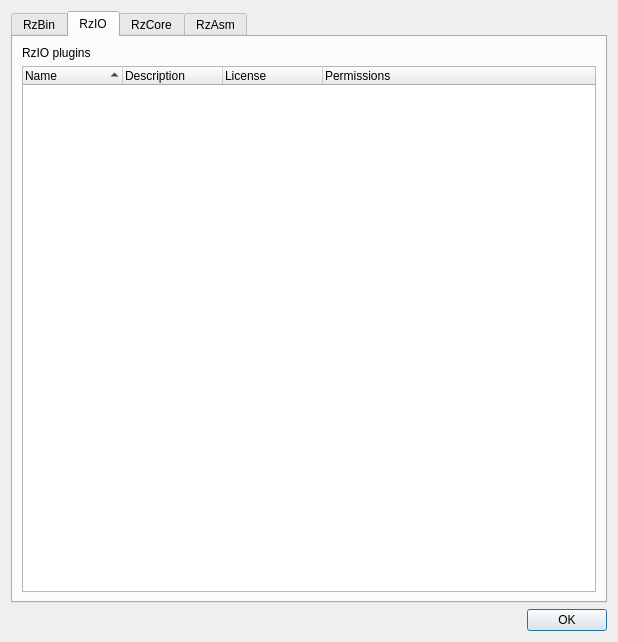
<?xml version="1.0" encoding="UTF-8"?>
<ui version="4.0">
 <class>RizinPluginsDialog</class>
 <widget class="QDialog" name="RizinPluginsDialog">
  <property name="geometry">
   <rect>
    <x>0</x>
    <y>0</y>
    <width>618</width>
    <height>642</height>
   </rect>
  </property>
  <property name="windowTitle">
   <string>Rizin plugin information</string>
  </property>
  <layout class="QVBoxLayout" name="verticalLayout_1">
   <item>
    <widget class="QTabWidget" name="tabWidget">
     <property name="currentIndex">
      <number>1</number>
     </property>
     <widget class="QWidget" name="rzBinTab">
      <attribute name="title">
       <string>RzBin</string>
      </attribute>
      <layout class="QVBoxLayout" name="verticalLayout_2">
       <item>
        <widget class="QLabel" name="rzBinLabel">
         <property name="text">
          <string>RzBin plugins</string>
         </property>
        </widget>
       </item>
       <item>
        <widget class="QTreeWidget" name="rzBinTreeWidget">
         <property name="sortingEnabled">
          <bool>true</bool>
         </property>
         <column>
          <property name="text">
           <string>Name</string>
          </property>
         </column>
         <column>
          <property name="text">
           <string>Description</string>
          </property>
         </column>
         <column>
          <property name="text">
           <string>License</string>
          </property>
         </column>
         <column>
          <property name="text">
           <string>Type</string>
          </property>
         </column>
        </widget>
       </item>
      </layout>
     </widget>
     <widget class="QWidget" name="rzIOTab">
      <attribute name="title">
       <string>RzIO</string>
      </attribute>
      <layout class="QVBoxLayout" name="verticalLayout_3">
       <item>
        <widget class="QLabel" name="rzIOLabel">
         <property name="text">
          <string>RzIO plugins</string>
         </property>
        </widget>
       </item>
       <item>
        <widget class="QTreeWidget" name="rzIOTreeWidget">
         <property name="sortingEnabled">
          <bool>true</bool>
         </property>
         <column>
          <property name="text">
           <string>Name</string>
          </property>
         </column>
         <column>
          <property name="text">
           <string>Description</string>
          </property>
         </column>
         <column>
          <property name="text">
           <string>License</string>
          </property>
         </column>
         <column>
          <property name="text">
           <string>Permissions</string>
          </property>
         </column>
        </widget>
       </item>
      </layout>
     </widget>
     <widget class="QWidget" name="rzCoreTab">
      <attribute name="title">
       <string>RzCore</string>
      </attribute>
      <layout class="QVBoxLayout" name="verticalLayout_4">
       <item>
        <widget class="QLabel" name="rzCoreLabel">
         <property name="text">
          <string>RzCore plugins</string>
         </property>
        </widget>
       </item>
       <item>
        <widget class="QTreeWidget" name="rzCoreTreeWidget">
         <property name="sortingEnabled">
          <bool>true</bool>
         </property>
         <column>
          <property name="text">
           <string>Name</string>
          </property>
         </column>
         <column>
          <property name="text">
           <string>Description</string>
          </property>
         </column>
         <column>
          <property name="text">
           <string>License</string>
          </property>
         </column>
        </widget>
       </item>
      </layout>
     </widget>
     <widget class="QWidget" name="rzAsmTab">
      <attribute name="title">
       <string>RzAsm</string>
      </attribute>
      <layout class="QVBoxLayout" name="verticalLayout_5">
       <item>
        <widget class="QLabel" name="rzAsmLabel">
         <property name="text">
          <string>RzAsm plugins</string>
         </property>
        </widget>
       </item>
       <item>
        <widget class="QTreeWidget" name="rzAsmTreeWidget">
         <property name="sortingEnabled">
          <bool>true</bool>
         </property>
         <column>
          <property name="text">
           <string>Name</string>
          </property>
         </column>
         <column>
          <property name="text">
           <string>Architecture</string>
          </property>
         </column>
         <column>
          <property name="text">
           <string>CPU's</string>
          </property>
         </column>
         <column>
          <property name="text">
           <string>Version</string>
          </property>
         </column>
         <column>
          <property name="text">
           <string>Description</string>
          </property>
         </column>
         <column>
          <property name="text">
           <string>License</string>
          </property>
         </column>
         <column>
          <property name="text">
           <string>Author</string>
          </property>
         </column>
        </widget>
       </item>
      </layout>
     </widget>
    </widget>
   </item>
   <item>
    <widget class="QDialogButtonBox" name="buttonBox">
     <property name="orientation">
      <enum>Qt::Orientation::Horizontal</enum>
     </property>
     <property name="standardButtons">
      <set>QDialogButtonBox::StandardButton::Ok</set>
     </property>
    </widget>
   </item>
  </layout>
 </widget>
 <resources/>
 <connections>
  <connection>
   <sender>buttonBox</sender>
   <signal>accepted()</signal>
   <receiver>RizinPluginsDialog</receiver>
   <slot>accept()</slot>
   <hints>
    <hint type="sourcelabel">
     <x>248</x>
     <y>254</y>
    </hint>
    <hint type="destinationlabel">
     <x>157</x>
     <y>274</y>
    </hint>
   </hints>
  </connection>
 </connections>
</ui>
